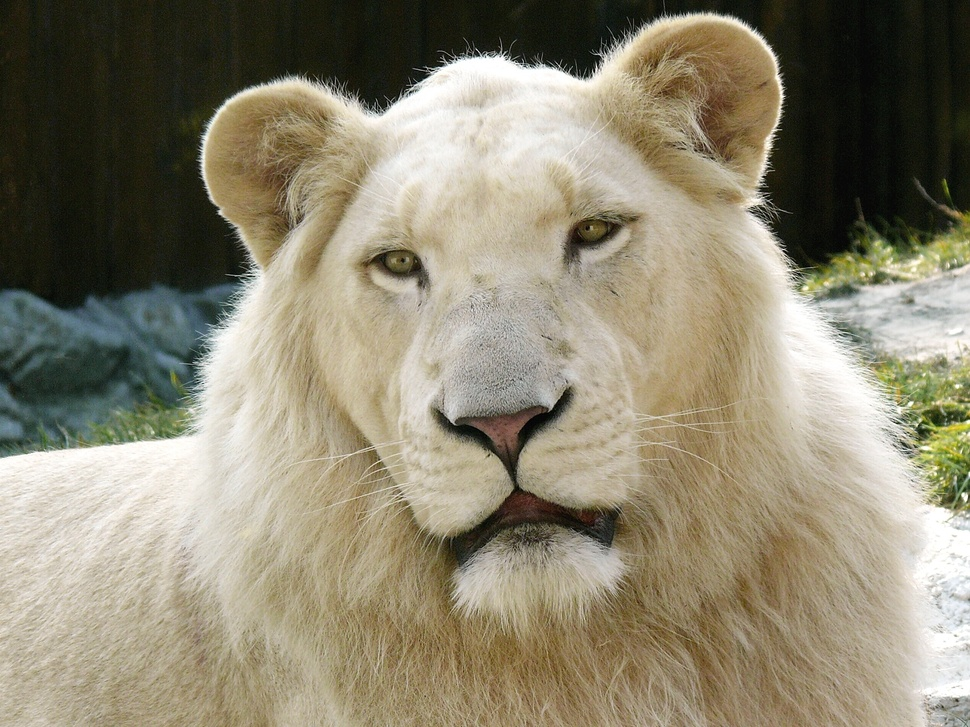
#> input picture CS5190-ComputerVision/HW1-Histogram_Smoothing/InputImages/histogram_whitelion.jpg, 970 x 727 px, shrunk from 1600 x 1200 before the run
$ jupyter execute '1. Histogram.ipynb'
#> lines starting #> are read from the running program, lines starting #| are printed output that depends on the picture
[cell 1]
import cv2
import numpy as np
import matplotlib.pyplot as plt

def histogramEqualizationFunction(img):
    #1 Calculating Histogram
    imageHistogram, bins = np.histogram(img.flatten(), 256, [0,256])

    #2 Getting Cumulative Sum of histogram
    ck = imageHistogram.cumsum()

    # Normalizing CDF for Transformation
    c0 = ck[0] # First element of ck to handle edge cases in normalization
    L = 256 # Grayscale max value
    MRowsNColumns = img.shape[0] * img.shape[1] # Calculate total image pixels for normalization

    #3 Applying transformation and rounding for intensity mapping
    transformation = ((L-1) * (ck - c0) / (MRowsNColumns - c0))
    transformation_rounded = np.round(transformation).astype(np.uint8)
    img_equalized = transformation_rounded[img].reshape(img.shape)
    return img_equalized

[cell 2]
img = cv2.imread('./InputImages/histogram_whitelion.jpg', cv2.IMREAD_GRAYSCALE)
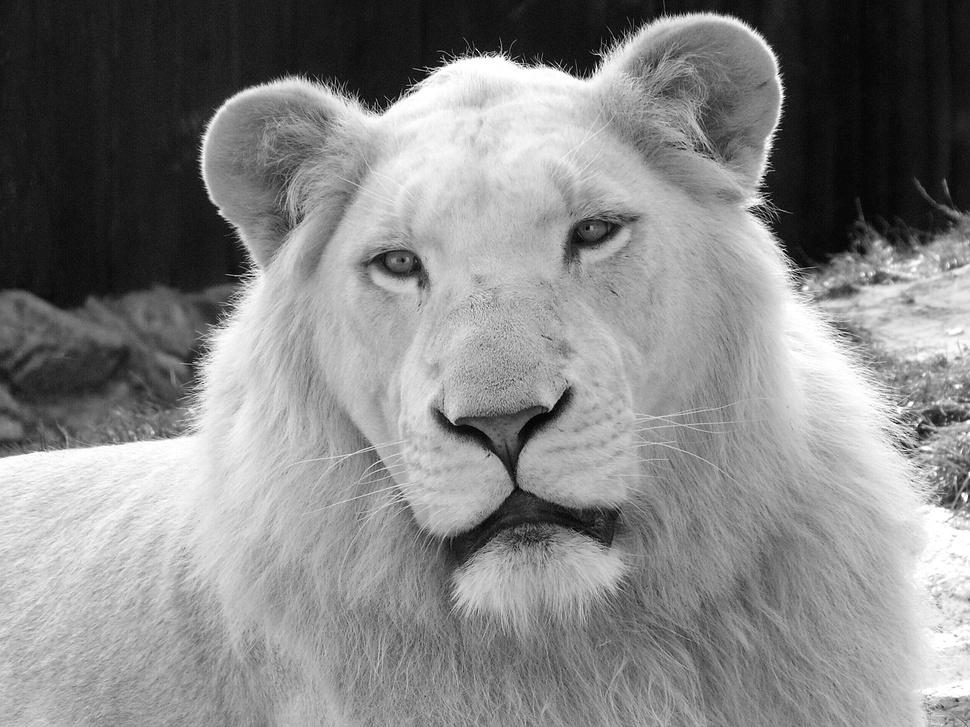
#> img: shape (727, 970); min 0, max 255, mean 133.6
equalized_image = histogramEqualizationFunction(img)
#> in histogramEqualizationFunction, `imageHistogram, bins = np.histogram(img.flatten(), 256, [0,256])`: imageHistogram = 256 values, max 8549 at index 24, min 26 at index 2, mean 2754.6; bins = 257 values from 0 to 256
#> in histogramEqualizationFunction, `ck = imageHistogram.cumsum()`: ck = 256 values from 54 to 705190
#> in histogramEqualizationFunction, `c0 = ck[0]`: c0 = 54
#> in histogramEqualizationFunction, `transformation = ((L-1) * (ck - c0) / (MRowsNColumns - c0))`: transformation = 256 values from 0 to 255
#> in histogramEqualizationFunction, `img_equalized = transformation_rounded[img].reshape(img.shape)`:
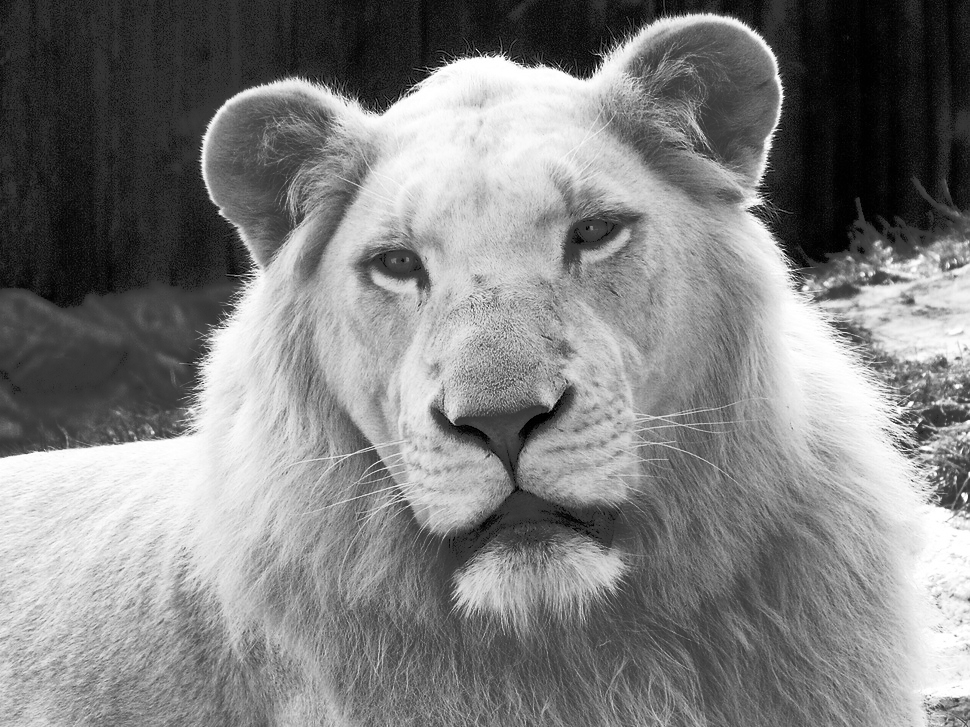
#> img_equalized: shape (727, 970); min 0, max 255, mean 128.2
opencv_image = cv2.equalizeHist(img)

plt.imshow(img, 'gray')
plt.title('Original Image Greyscale')
plt.show()
plt.hist(img.flatten(), 256, [0,256])
plt.title('Original Histogram')
plt.show()
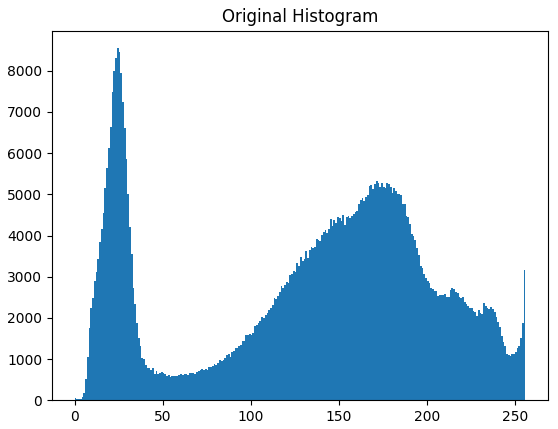
#> figure drawn by matplotlib, 1 panel; tallest bar 8549 high, from x = 24 to 25

plt.imshow(equalized_image, 'gray')
plt.title('Image Equalized From Scratch')
plt.show()
plt.hist(equalized_image.flatten(), 256, [0,256])
plt.title('Histogram Equalized From Scratch')
plt.show()
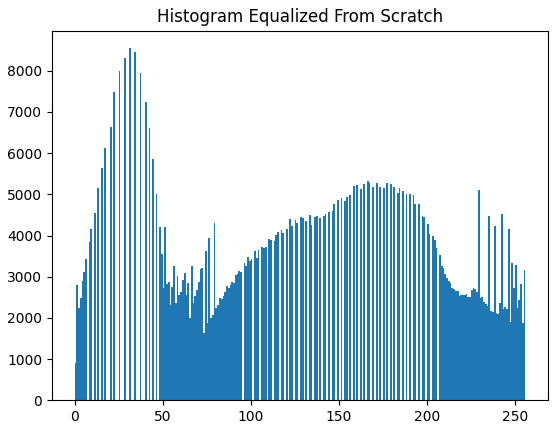
#> figure drawn by matplotlib, 1 panel; tallest bar 8549 high, from x = 31 to 32

plt.imshow(opencv_image, 'gray')
plt.title('Image Equalized using OpenCV')
plt.show()
plt.hist(opencv_image.flatten(), 256, [0,256])
plt.title('Histogram Equalized using OpenCV')
plt.show()
#> figure, not shown here; tallest bar 8549 high, from x = 31 to 32
